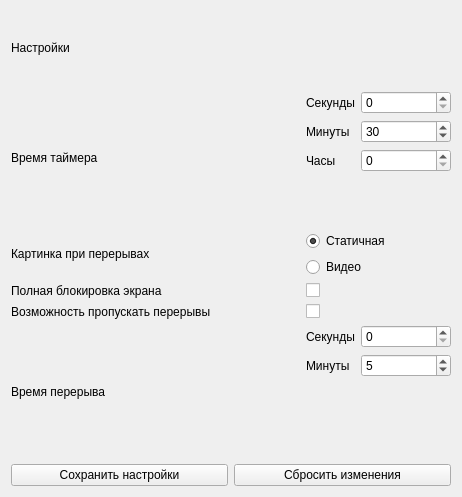
<?xml version="1.0" encoding="UTF-8"?>
<ui version="4.0">
 <class>Settings</class>
 <widget class="QWidget" name="Settings">
  <property name="geometry">
   <rect>
    <x>0</x>
    <y>0</y>
    <width>462</width>
    <height>497</height>
   </rect>
  </property>
  <property name="windowTitle">
   <string>Form</string>
  </property>
  <layout class="QVBoxLayout" name="verticalLayout_3">
   <item>
    <layout class="QVBoxLayout" name="verticalLayout" stretch="1,5,0">
     <item>
      <widget class="QLabel" name="label">
       <property name="text">
        <string>Настройки</string>
       </property>
      </widget>
     </item>
     <item>
      <layout class="QGridLayout" name="gridLayout" rowstretch="0,0,0,0,0" columnstretch="2,1">
       <item row="2" column="0">
        <widget class="QLabel" name="label_4">
         <property name="text">
          <string>Полная блокировка экрана</string>
         </property>
        </widget>
       </item>
       <item row="3" column="0">
        <widget class="QLabel" name="label_5">
         <property name="text">
          <string>Возможность пропускать перерывы</string>
         </property>
        </widget>
       </item>
       <item row="0" column="0">
        <widget class="QLabel" name="label_8">
         <property name="text">
          <string>Время таймера</string>
         </property>
        </widget>
       </item>
       <item row="1" column="0">
        <widget class="QLabel" name="label_3">
         <property name="text">
          <string>Картинка при перерывах</string>
         </property>
        </widget>
       </item>
       <item row="4" column="0">
        <widget class="QLabel" name="label_7">
         <property name="text">
          <string>Время перерыва</string>
         </property>
        </widget>
       </item>
       <item row="1" column="1">
        <layout class="QVBoxLayout" name="verticalLayout_2">
         <property name="spacing">
          <number>6</number>
         </property>
         <item>
          <widget class="QRadioButton" name="static_image">
           <property name="text">
            <string>Статичная</string>
           </property>
           <property name="checked">
            <bool>true</bool>
           </property>
           <attribute name="buttonGroup">
            <string notr="true">break_mode</string>
           </attribute>
          </widget>
         </item>
         <item>
          <widget class="QRadioButton" name="video">
           <property name="text">
            <string>Видео</string>
           </property>
           <attribute name="buttonGroup">
            <string notr="true">break_mode</string>
           </attribute>
          </widget>
         </item>
        </layout>
       </item>
       <item row="0" column="1">
        <layout class="QFormLayout" name="formLayout">
         <item row="0" column="0">
          <widget class="QLabel" name="label_9">
           <property name="text">
            <string>Секунды</string>
           </property>
          </widget>
         </item>
         <item row="1" column="0">
          <widget class="QLabel" name="label_10">
           <property name="text">
            <string>Минуты</string>
           </property>
          </widget>
         </item>
         <item row="2" column="0">
          <widget class="QLabel" name="label_11">
           <property name="text">
            <string>Часы</string>
           </property>
          </widget>
         </item>
         <item row="0" column="1">
          <widget class="QSpinBox" name="timer_seconds">
           <property name="autoFillBackground">
            <bool>false</bool>
           </property>
           <property name="maximum">
            <number>59</number>
           </property>
          </widget>
         </item>
         <item row="1" column="1">
          <widget class="QSpinBox" name="timer_minutes">
           <property name="maximum">
            <number>59</number>
           </property>
           <property name="value">
            <number>30</number>
           </property>
          </widget>
         </item>
         <item row="2" column="1">
          <widget class="QSpinBox" name="timer_hours">
           <property name="maximum">
            <number>23</number>
           </property>
          </widget>
         </item>
        </layout>
       </item>
       <item row="3" column="1">
        <widget class="QCheckBox" name="break_skip">
         <property name="text">
          <string/>
         </property>
        </widget>
       </item>
       <item row="4" column="1">
        <layout class="QFormLayout" name="formLayout_2">
         <item row="0" column="0">
          <widget class="QLabel" name="label_12">
           <property name="text">
            <string>Секунды</string>
           </property>
          </widget>
         </item>
         <item row="1" column="0">
          <widget class="QLabel" name="label_13">
           <property name="text">
            <string>Минуты</string>
           </property>
          </widget>
         </item>
         <item row="0" column="1">
          <widget class="QSpinBox" name="break_seconds">
           <property name="maximum">
            <number>59</number>
           </property>
          </widget>
         </item>
         <item row="1" column="1">
          <widget class="QSpinBox" name="break_minutes">
           <property name="maximum">
            <number>59</number>
           </property>
           <property name="value">
            <number>5</number>
           </property>
          </widget>
         </item>
        </layout>
       </item>
       <item row="2" column="1">
        <widget class="QCheckBox" name="screen_lock">
         <property name="text">
          <string/>
         </property>
        </widget>
       </item>
      </layout>
     </item>
     <item>
      <layout class="QHBoxLayout" name="horizontalLayout">
       <item>
        <widget class="QPushButton" name="save_button">
         <property name="text">
          <string>Сохранить настройки</string>
         </property>
        </widget>
       </item>
       <item>
        <widget class="QPushButton" name="reset_button">
         <property name="text">
          <string>Сбросить изменения</string>
         </property>
        </widget>
       </item>
      </layout>
     </item>
    </layout>
   </item>
  </layout>
 </widget>
 <resources/>
 <connections/>
 <buttongroups>
  <buttongroup name="break_mode"/>
 </buttongroups>
</ui>
